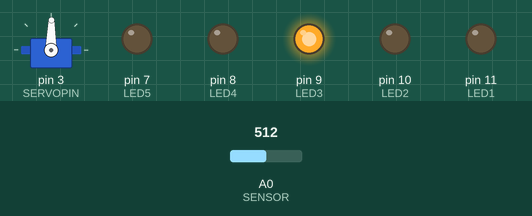
Recording of a sketch running on a simulated Arduino Uno, built with avr-gcc and run on an emulated ATmega328P. On the bench: servo, output pins drawn as LEDs (lit = HIGH). The test bench sets the inputs (shaded band); at power-on: A0 (SENSOR) = 512.

Above: at 1.2 s.
1.3 s: A0 (SENSOR) set to 716
At 2.7 s:
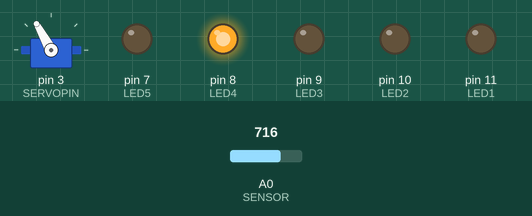
3.0 s: A0 (SENSOR) set to 900
At 3.5 s:
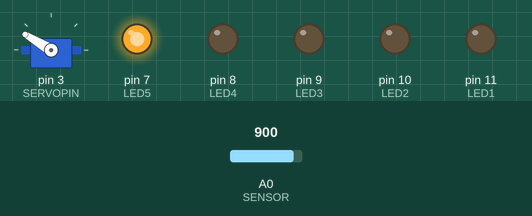
4.6 s: A0 (SENSOR) set to 511
At 5.8 s:
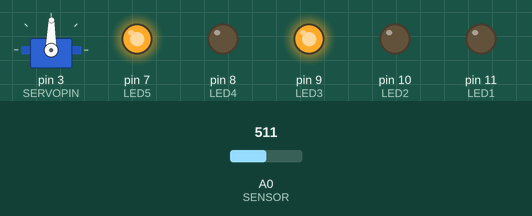
6.2 s: A0 (SENSOR) set to 306
At 7.5 s:
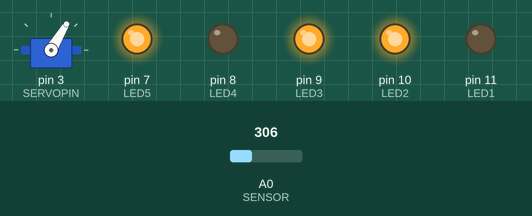
7.8 s: A0 (SENSOR) set to 140
At 9.1 s:
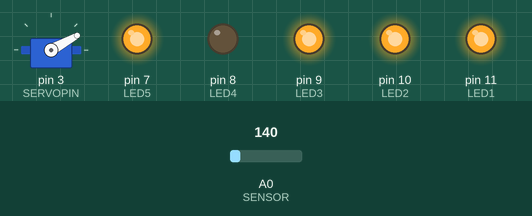
9.4 s: A0 (SENSOR) set to 265
At 10.0 s:
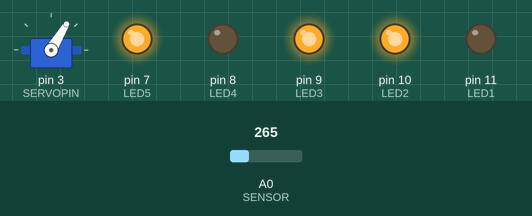
Timing chart, 0 to 12.0 s (numbered marks = the images above; inputs shaded):
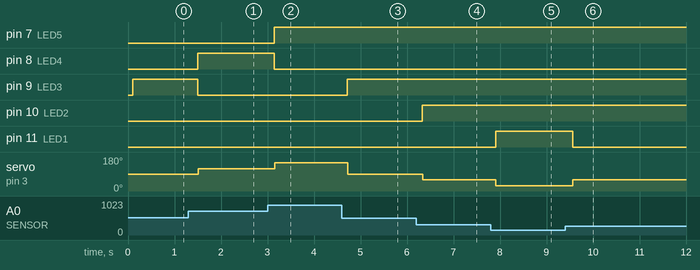

The sketch:

processing_sketch.ino
```cpp
#include <Servo.h>  //include Arduino Servo library

Servo servo;  //creates new Servo object called servo

const int LED1 = 11;
const int LED2 = 10;
const int LED3 = 9;
const int LED4 = 8;
const int LED5 = 7;


const int SENSOR = A0;
const int SERVOPIN = 3;
int angle = 0;   // Tracks servo position in degrees

int val = 0; // Tracks incoming value from Serial port


void setup() {
  pinMode (LED1, OUTPUT);
  pinMode (LED2, OUTPUT);
  pinMode (LED3, OUTPUT);
  pinMode (LED4, OUTPUT);
  pinMode (LED5, OUTPUT);

  pinMode (LED1, OUTPUT);
  servo.attach(SERVOPIN); //Specifies pin as output for servo
  Serial.begin(9600); // Start serial communication at 9600 bps
}

void loop() {
  val = analogRead(SENSOR);     // reads pot 0 to 1023
  val = val / 4;
  delay(100);

  if(val > 1 && val < 50){
    digitalWrite (LED1, HIGH);
    for (angle = 0; angle <30; angle++)
    servo.write(angle);
    delay(1);
    }

    else if (val > 51 && val < 100){
    digitalWrite (LED2, HIGH);
    digitalWrite (LED1, LOW);
    for (angle = 0; angle <60; angle++)
    servo.write(angle);
    delay(1);
    }

    else if (val > 101 && val < 150){
    digitalWrite (LED3, HIGH);
    digitalWrite (LED2, LOW);
    for (angle = 0; angle <90; angle++)
    servo.write(angle);
    delay(1);
    }

    else if (val > 151 && val < 200){
    digitalWrite (LED4, HIGH);
    digitalWrite (LED3, LOW);
    for (angle = 0; angle <120; angle++)
    servo.write(angle);
    delay(1);
    }

    else if (val > 200 && val < 255){
    digitalWrite (LED5, HIGH);
    digitalWrite (LED4, LOW);
    for (angle = 0; angle <150; angle++)
    servo.write(angle);
    delay(1);
    }


}
```

Measured:
- after the input at 1.3 s, pin 8 (LED4): LOW → HIGH after 0.20 s; pin 9 (LED3): HIGH → LOW after 0.20 s; servo on pin 3 (SERVOPIN): 89° → 119° after 0.21 s
- after the input at 3.0 s, pin 7 (LED5): LOW → HIGH after 0.15 s; pin 8 (LED4): HIGH → LOW after 0.15 s; servo on pin 3 (SERVOPIN): 119° → 149° after 0.16 s
- after the input at 4.6 s, pin 9 (LED3): LOW → HIGH after 0.11 s; servo on pin 3 (SERVOPIN): 149° → 89° after 0.12 s
- after the input at 6.2 s, pin 10 (LED2): LOW → HIGH after 0.13 s; servo on pin 3 (SERVOPIN): 89° → 59° after 0.13 s
- after the input at 7.8 s, pin 11 (LED1): LOW → HIGH after 0.11 s; servo on pin 3 (SERVOPIN): 59° → 29° after 0.11 s
- after the input at 9.4 s, pin 11 (LED1): HIGH → LOW after 0.16 s; servo on pin 3 (SERVOPIN): 29° → 59° after 0.17 s
